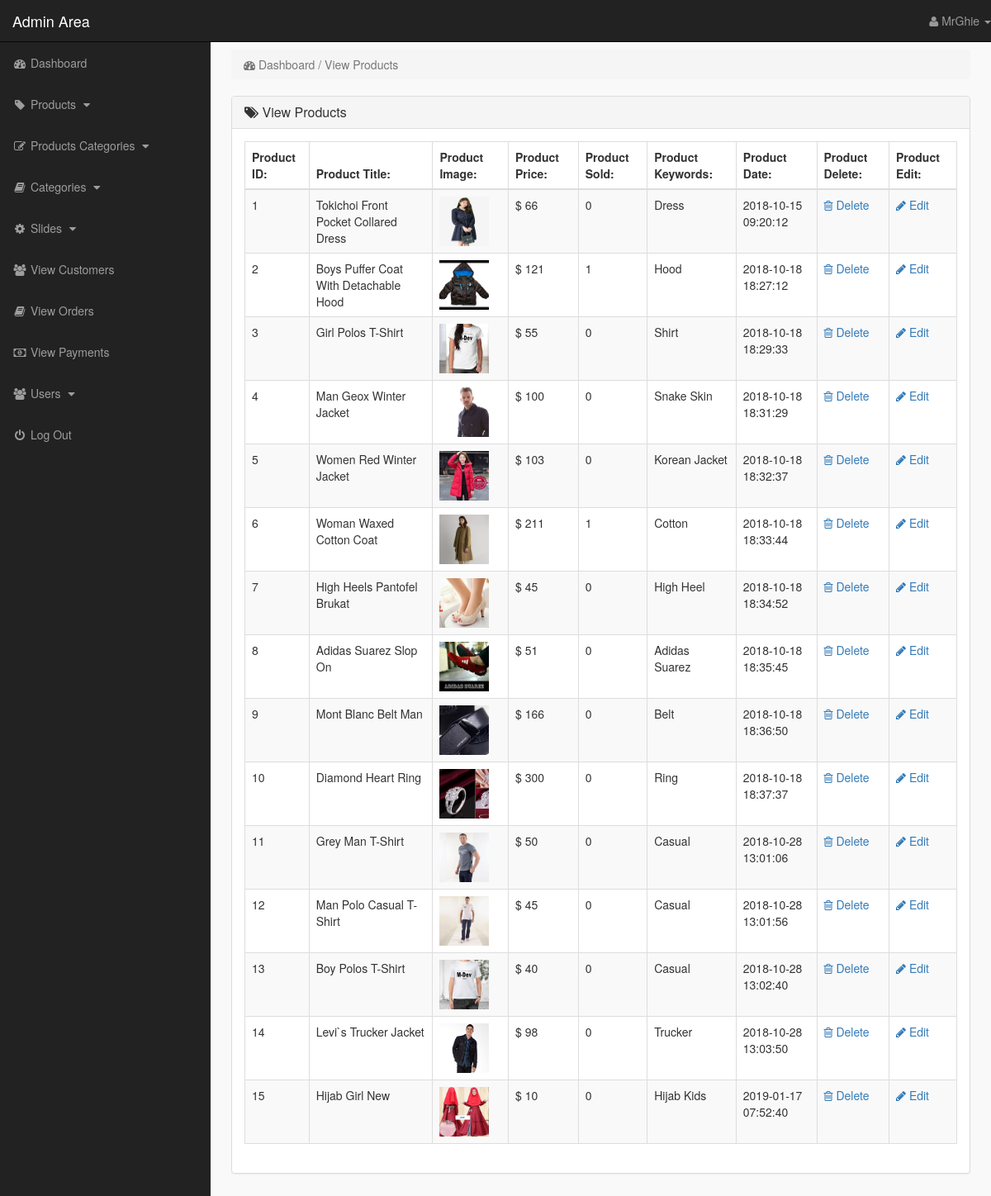
Page /admin_area/index.php?view_products (signed in) on the committed database.
### tables this page shows
CREATE TABLE `products` (
  `product_id` int(10) NOT NULL,
  `p_cat_id` int(10) NOT NULL,
  `cat_id` int(10) NOT NULL,
  `date` timestamp NOT NULL DEFAULT CURRENT_TIMESTAMP ON UPDATE CURRENT_TIMESTAMP,
  `product_title` text NOT NULL,
  `product_img1` text NOT NULL,
  `product_img2` text NOT NULL,
  `product_img3` text NOT NULL,
  `product_price` int(10) NOT NULL,
  `product_keywords` text NOT NULL,
  `product_desc` text NOT NULL
);

### admin_area/view_products.php (the view)
<?php
    if(!isset($_SESSION['admin_email'])){
        echo "<script>window.open('login.php','_self')</script>";
    }else{
?>
<div class="row">
    <div class="col-lg-12">
        <ol class="breadcrumb">
            <li class="active">
                <i class="fa fa-dashboard"></i> Dashboard / View Products
            </li>
        </ol>
    </div>
</div>
<div class="row">
    <div class="col-lg-12">
        <div class="panel panel-default">
            <div class="panel-heading">
               <h3 class="panel-title">
                   <i class="fa fa-tags"></i>  View Products
               </h3>
            </div>
            <div class="panel-body">
                <div class="table-responsive">
                    <table class="table table-striped table-bordered table-hover">
                        <thead>
                            <tr>
                                <th> Product ID: </th>
                                <th> Product Title: </th>
                                <th> Product Image: </th>
                                <th> Product Price: </th>
                                <th> Product Sold: </th>
                                <th> Product Keywords: </th>
                                <th> Product Date: </th>
                                <th> Product Delete: </th>
                                <th> Product Edit: </th>
                            </tr>
                        </thead>
                        <tbody>
                            <?php
                                $i=0;
                                $get_pro = "select * from products";
                                $run_pro = mysqli_query($con,$get_pro);
                                while($row_pro=mysqli_fetch_array($run_pro)){
                                    $pro_id = $row_pro['product_id'];
                                    $pro_title = $row_pro['product_title'];
                                    $pro_img1 = $row_pro['product_img1'];
                                    $pro_price = $row_pro['product_price'];
                                    $pro_keywords = $row_pro['product_keywords'];
                                    $pro_date = $row_pro['date'];
                                    $i++;
                            ?>
                            <tr>
                                <td> <?php echo $i; ?> </td>
                                <td> <?php echo $pro_title; ?> </td>
                                <td> <img src="product_images/<?php echo $pro_img1; ?>" width="60" height="60"></td>
                                <td> $ <?php echo $pro_price; ?> </td>
                                <td> <?php
                                        $get_sold = "select * from pending_orders where product_id='$pro_id'";
                                        $run_sold = mysqli_query($con,$get_sold);
                                        $count = mysqli_num_rows($run_sold);
                                        echo $count;
                                     ?>
                                </td>
                                <td> <?php echo $pro_keywords; ?> </td>
                                <td> <?php echo $pro_date ?> </td>
                                <td>
                                     <a href="index.php?delete_product=<?php echo $pro_id; ?>">
                                        <i class="fa fa-trash-o"></i> Delete
                                     </a>
                                </td>
                                <td>
                                     <a href="index.php?edit_product=<?php echo $pro_id; ?>">
                                        <i class="fa fa-pencil"></i> Edit
                                     </a>
                                </td>
                            </tr>
                            <?php } ?>
                        </tbody>
                    </table>
                </div>
            </div>
        </div>
    </div>
</div>
<?php } ?>

### admin_area/includes/sidebar.php (shortened to what this page needs)
<?php
    if(!isset($_SESSION['admin_email'])){
        echo "<script>window.open('login.php','_self')</script>";
    }else{
?>
<nav class="navbar navbar-inverse navbar-fixed-top">
    <div class="navbar-header">
        <a href="index.php?dashboard" class="navbar-brand">Admin Area</a>
    </div>
    <ul class="nav navbar-right top-nav">
        <li class="dropdown">
            <a href="#" class="dropdown-toggle" data-toggle="dropdown">
                <i class="fa fa-user"></i> <?php echo $admin_name;  ?> <b class="caret"></b>
            </a>
        </li>
    </ul>
    <div class="collapse navbar-collapse navbar-ex1-collapse">
        <ul class="nav navbar-nav side-nav">
            <li>
                <a href="index.php?dashboard">
                        <i class="fa fa-fw fa-dashboard"></i> Dashboard
                </a>
            </li>
            <li>
                <a href="#" data-toggle="collapse" data-target="#products">
                        <i class="fa fa-fw fa-tag"></i> Products
                        <i class="fa fa-fw fa-caret-down"></i>
                </a>
            </li>
            <li>
                <a href="#" data-toggle="collapse" data-target="#p_cat">
                        <i class="fa fa-fw fa-edit"></i> Products Categories
                        <i class="fa fa-fw fa-caret-down"></i>
                </a>
            </li>
            <li>
                <a href="#" data-toggle="collapse" data-target="#cat">
                        <i class="fa fa-fw fa-book"></i> Categories
                        <i class="fa fa-fw fa-caret-down"></i>
                </a>
            </li>
            <li>
                <a href="#" data-toggle="collapse" data-target="#slides">
                        <i class="fa fa-fw fa-gear"></i> Slides
                        <i class="fa fa-fw fa-caret-down"></i>
                </a>
            </li>
            <li>
                <a href="index.php?view_customers">
                    <i class="fa fa-fw fa-users"></i> View Customers
                </a>
            </li>
            <li>
                <a href="index.php?view_orders">
                    <i class="fa fa-fw fa-book"></i> View Orders
                </a>
            </li>
            <li>
                <a href="index.php?view_payments">
                    <i class="fa fa-fw fa-money"></i> View Payments
                </a>
            </li>
            <li>
                <a href="#" data-toggle="collapse" data-target="#users">
                        <i class="fa fa-fw fa-users"></i> Users
                        <i class="fa fa-fw fa-caret-down"></i>
                </a>
            </li>
            <li>
                <a href="logout.php">
                    <i class="fa fa-fw fa-power-off"></i> Log Out
                </a>
            </li>
        </ul>
    </div>
</nav>
<?php } ?>

### admin_area/css/style.css (style rules this page uses)
body { margin-top: 100px; }
@media (min-width: 768px) { body { margin-top: 50px; } }
.top-nav>li { float: left; display: inline-block; }
.top-nav>li>a { color: #999999; line-height: 20px; padding-top: 15px; padding-bottom: 15px; }
@media (min-width: 768px) { .side-nav { position: fixed; top: 51px; bottom: 0; width: 255px; overflow-y: auto; overflow-x: hidden; background-color: #222222; padding-bottom: 40px; border-radius: 0; } }
@media (min-width: 768px) { .side-nav>li>a { width: 255px; } }
.panel-body { border-radius: 5px; }

### rows in the picture
products: product_title "Tokichoi Front Pocket Collared Dress", product_img1 (picture), product_price "66", count "0", product_keywords "Dress", date "2018-10-15 09:20:12"
products: product_title "Boys Puffer Coat With Detachable Hood", product_img1 (picture), product_price "121", count "1", product_keywords "Hood", date "2018-10-18 18:27:12"
products: product_title "Girl Polos T-Shirt", product_img1 (picture), product_price "55", count "0", product_keywords "Shirt", date "2018-10-18 18:29:33"
products: product_title "Man Geox Winter Jacket", product_img1 (picture), product_price "100", count "0", product_keywords "Snake Skin", date "2018-10-18 18:31:29"
products: product_title "Women Red Winter Jacket", product_img1 (picture), product_price "103", count "0", product_keywords "Korean Jacket", date "2018-10-18 18:32:37"
products: product_title "Woman Waxed Cotton Coat", product_img1 (picture), product_price "211", count "1", product_keywords "Cotton", date "2018-10-18 18:33:44"
products: product_title "High Heels Pantofel Brukat", product_img1 (picture), product_price "45", count "0", product_keywords "High Heel", date "2018-10-18 18:34:52"
products: product_title "Adidas Suarez Slop On", product_img1 (picture), product_price "51", count "0", product_keywords "Adidas Suarez", date "2018-10-18 18:35:45"
products: product_title "Mont Blanc Belt Man", product_img1 (picture), product_price "166", count "0", product_keywords "Belt", date "2018-10-18 18:36:50"
products: product_title "Diamond Heart Ring", product_img1 (picture), product_price "300", count "0", product_keywords "Ring", date "2018-10-18 18:37:37"
products: product_title "Grey Man T-Shirt", product_img1 (picture), product_price "50", count "0", product_keywords "Casual", date "2018-10-28 13:01:06"
products: product_title "Man Polo Casual T-Shirt", product_img1 (picture), product_price "45", count "0", product_keywords "Casual", date "2018-10-28 13:01:56"
products: product_title "Boy Polos T-Shirt", product_img1 (picture), product_price "40", count "0", product_keywords "Casual", date "2018-10-28 13:02:40"
products: product_title "Levi`s Trucker Jacket", product_img1 (picture), product_price "98", count "0", product_keywords "Trucker", date "2018-10-28 13:03:50"
products: product_title "Hijab Girl New", product_img1 (picture), product_price "10", count "0", product_keywords "Hijab Kids", date "2019-01-17 07:52:40"

### other values in the picture
$admin_name "MrGhie"
